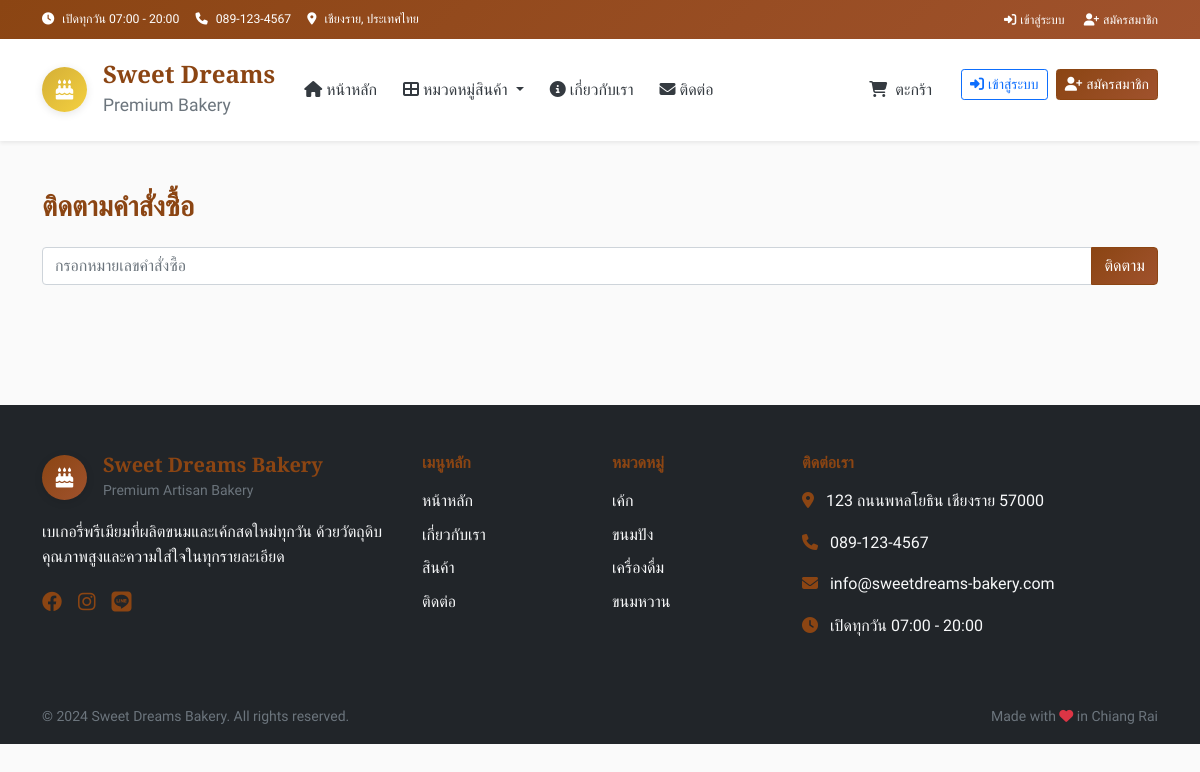
The app's page /track_order with its own data.
### tables this page shows
CREATE TABLE categories (
        id INTEGER PRIMARY KEY AUTOINCREMENT,
        name TEXT UNIQUE NOT NULL,
        name_en TEXT,
        icon TEXT,
        description TEXT,
        display_order INTEGER DEFAULT 0
    );

### app.py (the view, shortened to what this page needs)
@app.route('/track_order', methods=['GET', 'POST'])
def track_order():
    order_data = None
    return render_template('track_order.html', order=order_data)

### app.py (called while the page is built)
def get_db_connection():
    conn = sqlite3.connect(DB_NAME)
    conn.row_factory = sqlite3.Row
    return conn

def get_categories():
    conn = get_db_connection()
    categories = conn.execute(
        "SELECT * FROM categories ORDER BY display_order"
    ).fetchall()
    conn.close()
    return categories

def get_cart_total():
    cart = session.get('cart', {})
    total_items = sum(item['quantity'] for item in cart.values())
    total_price = sum(item['quantity'] * item['price'] for item in cart.values())
    return total_items, total_price

@app.context_processor
def inject_global_data():
    categories = get_categories()
    cart_total_items, _ = get_cart_total()
    return dict(
        categories=categories,
        cart_total_items=cart_total_items
    )

### templates/track_order.html (shortened to what this page needs)
{% extends "layout.html" %}
{% block content %}
<div class="container py-5">
    <h3 class="mb-4">ติดตามคำสั่งซื้อ</h3>
    <form method="POST" class="mb-4">
        <div class="input-group">
            <input type="text" class="form-control" name="order_id" placeholder="กรอกหมายเลขคำสั่งซื้อ" required>
            <button class="btn btn-primary" type="submit">ติดตาม</button>
        </div>
    </form>
</div>
{% endblock %}

### templates/layout.html (shortened to what this page needs)
<!DOCTYPE html>
<html lang="th" data-bs-theme="light">
<head>
    <link href="https://cdn.jsdelivr.net/npm/bootstrap@5.0.2/dist/css/bootstrap.min.css" rel="stylesheet">
    <link rel="stylesheet" href="https://cdnjs.cloudflare.com/ajax/libs/font-awesome/6.4.0/css/all.min.css">
    <link rel="stylesheet" href="{{ url_for('static', filename='css/main.css') }}">
</head>
<body>
    <header>
        <div class="top-bar bg-primary text-white py-2">
            <div class="container">
                <div class="row align-items-center">
                    <div class="col-md-8">
                        <small class="d-flex align-items-center flex-wrap gap-3">
                            <span><i class="fas fa-clock me-2"></i>เปิดทุกวัน 07:00 - 20:00</span>
                            <span><i class="fas fa-phone me-2"></i>089-123-4567</span>
                            <span><i class="fas fa-map-marker-alt me-2"></i>เชียงราย, ประเทศไทย</span>
                        </small>
                    </div>
                    <div class="col-md-4 text-end">
                        {% if session.get('user_id') %}
                            <small>
                                <i class="fas fa-user me-2"></i>
                                สวัสดี, {{ session.get('full_name') or session.get('username') }}
                            </small>
                        {% else %}
                            <small>
                                <a href="{{ url_for('login') }}" class="text-white text-decoration-none me-3">
                                    <i class="fas fa-sign-in-alt me-1"></i>เข้าสู่ระบบ
                                </a>
                                <a href="{{ url_for('register') }}" class="text-white text-decoration-none">
                                    <i class="fas fa-user-plus me-1"></i>สมัครสมาชิก
                                </a>
                            </small>
                        {% endif %}
                    </div>
                </div>
            </div>
        </div>
    </header>
    <nav class="navbar navbar-expand-lg navbar-light bg-white shadow-sm sticky-top" aria-label="Main navigation">
        <div class="container">
            <a class="navbar-brand d-flex align-items-center" href="{{ url_for('index') }}">
                <div class="logo-container me-3">
                    <div class="logo-circle">
                        <i class="fas fa-birthday-cake" aria-hidden="true"></i>
                    </div>
                </div>
                <div class="brand-info d-none d-md-block">
                    <h4 class="mb-0 brand-name">Sweet Dreams</h4>
                    <small class="text-muted">Premium Bakery</small>
                </div>
            </a>
            <div class="collapse navbar-collapse" id="navbarNav">
                <ul class="navbar-nav me-auto mb-2 mb-lg-0">
                    <li class="nav-item">
                        <a class="nav-link fw-500 {% if request.endpoint == 'index' %}active{% endif %}" href="{{ url_for('index') }}">
                            <i class="fas fa-home me-1"></i>หน้าหลัก
                        </a>
                    </li>
                    <li class="nav-item dropdown">
                        <a class="nav-link dropdown-toggle fw-500" href="#" role="button" data-bs-toggle="dropdown" aria-expanded="false">
                            <i class="fas fa-th-large me-1"></i>หมวดหมู่สินค้า
                        </a>
                    </li>
                    <li class="nav-item">
                        <a class="nav-link fw-500" href="{{ url_for('index') }}#about">
                            <i class="fas fa-info-circle me-1"></i>เกี่ยวกับเรา
                        </a>
                    </li>
                    <li class="nav-item">
                        <a class="nav-link fw-500" href="{{ url_for('index') }}#contact">
                            <i class="fas fa-envelope me-1"></i>ติดต่อ
                        </a>
                    </li>
                </ul>
                <ul class="navbar-nav ms-auto">
                    <li class="nav-item me-3">
                        <a class="nav-link position-relative fw-500 cart-link" href="{{ url_for('cart') }}">
                            <i class="fas fa-shopping-cart me-1"></i>
                            <span class="d-none d-lg-inline">ตะกร้า</span>
                        </a>
                    </li>
                    {% if session.get('user_id') %}
                        <li class="nav-item dropdown">
                            <a class="nav-link dropdown-toggle fw-500" href="#" role="button" data-bs-toggle="dropdown" aria-expanded="false">
                                <i class="fas fa-user me-1"></i>
                                <span class="d-none d-lg-inline">{{ session.get('full_name') or session.get('username') }}</span>
                            </a>
                            <ul class="dropdown-menu dropdown-menu-end shadow-sm border-0">
                                <li>
                                    <a class="dropdown-item" href="{{ url_for('profile') }}">
                                        <i class="fas fa-user me-2"></i>โปรไฟล์
                                    </a>
                                </li>
                                <li>
                                    <a class="dropdown-item" href="{{ url_for('order_history') }}">
                                        <i class="fas fa-history me-2"></i>ประวัติการสั่งซื้อ
                                    </a>
                                </li>
                                {% if session.get('role') == 'admin' %}
                                <li><hr class="dropdown-divider"></li>
                                <li>
                                    <a class="dropdown-item text-primary" href="{{ url_for('admin') }}">
                                        <i class="fas fa-cog me-2"></i>จัดการสินค้า
                                    </a>
                                </li>
                                <li>
                                    <a class="dropdown-item text-primary" href="{{ url_for('admin_orders') }}">
                                        <i class="fas fa-shopping-cart me-2"></i>จัดการคำสั่งซื้อ
                                    </a>
                                </li>
                                {% endif %}
                                <li><hr class="dropdown-divider"></li>
                                <li>
                                    <a class="dropdown-item text-danger" href="{{ url_for('logout') }}">
                                        <i class="fas fa-sign-out-alt me-2"></i>ออกจากระบบ
                                    </a>
                                </li>
                            </ul>
                        </li>
                    {% else %}
                        <li class="nav-item me-2">
                            <a class="btn btn-outline-primary btn-sm" href="{{ url_for('login') }}">
                                <i class="fas fa-sign-in-alt me-1"></i>เข้าสู่ระบบ
                            </a>
                        </li>
                        <li class="nav-item">
                            <a class="btn btn-primary btn-sm" href="{{ url_for('register') }}">
                                <i class="fas fa-user-plus me-1"></i>สมัครสมาชิก
                            </a>
                        </li>
                    {% endif %}
                </ul>
            </div>
        </div>
    </nav>
    <main>
        {% block content %}{% endblock %}
    </main>
    <footer class="bg-dark text-white mt-5">
        <div class="container py-5">
            <div class="row gy-4">
                <div class="col-lg-4">
                    <div class="d-flex align-items-center mb-3">
                        <div class="logo-circle bg-primary me-3">
                            <i class="fas fa-birthday-cake text-white" aria-hidden="true"></i>
                        </div>
                        <div>
                            <h5 class="mb-0 text-primary">Sweet Dreams Bakery</h5>
                            <small class="text-muted">Premium Artisan Bakery</small>
                        </div>
                    </div>
                    <p class="text-light">
                        เบเกอรี่พรีเมียมที่ผลิตขนมและเค้กสดใหม่ทุกวัน
                        ด้วยวัตถุดิบคุณภาพสูงและความใส่ใจในทุกรายละเอียด
                    </p>
                    <div class="d-flex gap-3">
                        <a href="#" class="text-primary fs-5" aria-label="Facebook"><i class="fab fa-facebook"></i></a>
                        <a href="#" class="text-primary fs-5" aria-label="Instagram"><i class="fab fa-instagram"></i></a>
                        <a href="#" class="text-primary fs-5" aria-label="Line"><i class="fab fa-line"></i></a>
                    </div>
                </div>
                <div class="col-lg-2 col-md-6">
                    <h6 class="text-primary mb-3">เมนูหลัก</h6>
                    <ul class="list-unstyled">
                        <li class="mb-2"><a href="{{ url_for('index') }}" class="text-light text-decoration-none">หน้าหลัก</a></li>
                        <li class="mb-2"><a href="{{ url_for('index') }}#about" class="text-light text-decoration-none">เกี่ยวกับเรา</a></li>
                        <li class="mb-2"><a href="{{ url_for('index') }}#products" class="text-light text-decoration-none">สินค้า</a></li>
                        <li class="mb-2"><a href="{{ url_for('index') }}#contact" class="text-light text-decoration-none">ติดต่อ</a></li>
                    </ul>
                </div>
                <div class="col-lg-2 col-md-6">
                    <h6 class="text-primary mb-3">หมวดหมู่</h6>
                    <ul class="list-unstyled">
                        {% if categories %}
                            {% for category in categories[:4] %}
                            <li class="mb-2">
                                <a href="{{ url_for('category_by_id', category_id=category.id) }}" class="text-light text-decoration-none">
                                    {{ category.name }}
                                </a>
                            </li>
                            {% endfor %}
                        {% endif %}
                    </ul>
                </div>
                <div class="col-lg-4">
                    <h6 class="text-primary mb-3">ติดต่อเรา</h6>
                    <div class="mb-3">
                        <i class="fas fa-map-marker-alt text-primary me-2"></i>
                        <span class="text-light">123 ถนนพหลโยธิน เชียงราย 57000</span>
                    </div>
                    <div class="mb-3">
                        <i class="fas fa-phone text-primary me-2"></i>
                        <span class="text-light">089-123-4567</span>
                    </div>
                    <div class="mb-3">
                        <i class="fas fa-envelope text-primary me-2"></i>
                        <span class="text-light">info@sweetdreams-bakery.com</span>
                    </div>
                    <div>
                        <i class="fas fa-clock text-primary me-2"></i>
                        <span class="text-light">เปิดทุกวัน 07:00 - 20:00</span>
                    </div>
                </div>
            </div>
        </div>
        <div class="bg-black py-3">
            <div class="container">
                <div class="row align-items-center">
                    <div class="col-md-6">
                        <small class="text-muted">
                            © 2024 Sweet Dreams Bakery. All rights reserved.
                        </small>
                    </div>
                    <div class="col-md-6 text-md-end">
                        <small class="text-muted">
                            Made with <i class="fas fa-heart text-danger"></i> in Chiang Rai
                        </small>
                    </div>
                </div>
            </div>
        </div>
    </footer>
    <div class="toast-container position-fixed bottom-0 end-0 p-3" style="z-index: 1055;">
    </div>
</body>
</html>

### static/css/main.css (style rules this page uses)
:root { --primary-color: #8B4513; --secondary-color: #d4af37; --accent-color: #f4d03f; --success-color: #28a745; --danger-color: #dc3545; --warning-color: #ffc107; --info-color: #17a2b8; --light-color: #f8f9fa; --dark-color: #343a40; --gradient-primary: linear-gradient(135deg, var(--primary-color), #A0522D); --gradient-secondary: linear-gradient(135deg, var(--secondary-color), var(--accent-color)); --gradient-light: linear-gradient(135deg, #fff8f0, #f5f0e8); --shadow-sm: 0 2px 8px rgba(0,0,0,0.1); --shadow-md: 0 4px 15px rgba(0,0,0,0.15); --shadow-lg: 0 8px 30px rgba(0,0,0,0.2); --border-radius: 15px; --border-radius-sm: 10px; --border-radius-lg: 25px; --transition: all 0.3s ease; --transition-fast: all 0.2s ease; }
.btn-primary { background: var(--gradient-primary); border-color: var(--primary-color); }
.text-primary { color: var(--primary-color) !important; }
.bg-primary { background: var(--gradient-primary) !important; }
body { font-family: 'Prompt', sans-serif; line-height: 1.6; color: var(--dark-color); background-color: #fafafa; }
h1, h2, h3, h4, h5, h6 { font-family: 'Playfair Display', serif; font-weight: 600; color: var(--primary-color); }
.fw-500 { font-weight: 500; }
.top-bar { font-size: 14px; background: var(--gradient-primary) !important; }
.top-bar a { transition: var(--transition-fast); }
.logo-circle { width: 45px; height: 45px; background: var(--gradient-secondary); border-radius: 50%; display: flex; align-items: center; justify-content: center; color: white; font-size: 20px; box-shadow: var(--shadow-sm); transition: var(--transition); }
.brand-name { color: var(--primary-color); font-family: 'Playfair Display', serif; font-weight: 700; }
.navbar { padding: 1rem 0; background: white !important; box-shadow: var(--shadow-sm); }
.navbar-brand { transition: var(--transition); }
.nav-link { font-weight: 500; color: var(--dark-color) !important; transition: var(--transition); border-radius: var(--border-radius-sm); margin: 0 5px; }

### records on screen
categories: name "เค้ก"
categories: name "ขนมปัง"
categories: name "เครื่องดื่ม"
categories: name "ขนมหวาน"
